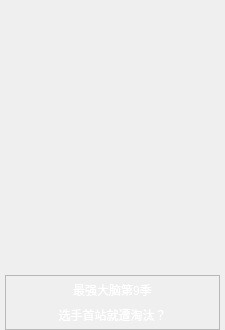
<?xml version="1.0" encoding="UTF-8"?>
<ui version="4.0">
 <class>MemberVideoItem</class>
 <widget class="QWidget" name="MemberVideoItem">
  <property name="geometry">
   <rect>
    <x>0</x>
    <y>0</y>
    <width>225</width>
    <height>330</height>
   </rect>
  </property>
  <property name="minimumSize">
   <size>
    <width>225</width>
    <height>330</height>
   </size>
  </property>
  <property name="windowTitle">
   <string>Form</string>
  </property>
  <layout class="QVBoxLayout" name="verticalLayout_4">
   <property name="spacing">
    <number>0</number>
   </property>
   <property name="leftMargin">
    <number>5</number>
   </property>
   <property name="topMargin">
    <number>10</number>
   </property>
   <property name="rightMargin">
    <number>5</number>
   </property>
   <property name="bottomMargin">
    <number>0</number>
   </property>
   <item>
    <layout class="QVBoxLayout" name="verticalLayout_item">
     <item>
      <widget class="VideoHeadItem" name="label_videoPic">
       <property name="minimumSize">
        <size>
         <width>210</width>
         <height>255</height>
        </size>
       </property>
       <property name="styleSheet">
        <string notr="true">#label_videoPic
{
border-radius: 10px;
background-color: transparent;
}</string>
       </property>
       <property name="text">
        <string/>
       </property>
      </widget>
     </item>
     <item>
      <widget class="QFrame" name="frame_info">
       <property name="minimumSize">
        <size>
         <width>0</width>
         <height>55</height>
        </size>
       </property>
       <property name="maximumSize">
        <size>
         <width>16777215</width>
         <height>55</height>
        </size>
       </property>
       <property name="frameShape">
        <enum>QFrame::StyledPanel</enum>
       </property>
       <property name="frameShadow">
        <enum>QFrame::Raised</enum>
       </property>
       <layout class="QVBoxLayout" name="verticalLayout_2">
        <property name="spacing">
         <number>0</number>
        </property>
        <property name="leftMargin">
         <number>0</number>
        </property>
        <property name="topMargin">
         <number>0</number>
        </property>
        <property name="rightMargin">
         <number>0</number>
        </property>
        <property name="bottomMargin">
         <number>0</number>
        </property>
        <item>
         <layout class="QVBoxLayout" name="verticalLayout">
          <property name="spacing">
           <number>0</number>
          </property>
          <item>
           <widget class="QPushButton" name="pushButton_intro">
            <property name="minimumSize">
             <size>
              <width>0</width>
              <height>25</height>
             </size>
            </property>
            <property name="maximumSize">
             <size>
              <width>16777215</width>
              <height>25</height>
             </size>
            </property>
            <property name="styleSheet">
             <string notr="true">QPushButton
{
color: white;
border-radius: 5px;
/*border: 1px solid #bcbebf;*/
background-color: transparent;
}

QPushButton:hover
{
color: #878787;
}</string>
            </property>
            <property name="text">
             <string>最强大脑第9季</string>
            </property>
           </widget>
          </item>
          <item>
           <widget class="QPushButton" name="pushButton_name">
            <property name="minimumSize">
             <size>
              <width>0</width>
              <height>25</height>
             </size>
            </property>
            <property name="maximumSize">
             <size>
              <width>16777215</width>
              <height>25</height>
             </size>
            </property>
            <property name="styleSheet">
             <string notr="true">QPushButton
{
color: white;
border-radius: 5px;
/*border: 1px solid #bcbebf;*/
background-color: transparent;
}

QPushButton:hover
{
color: #878787;
}</string>
            </property>
            <property name="text">
             <string>选手首站就遭淘汰？</string>
            </property>
           </widget>
          </item>
         </layout>
        </item>
       </layout>
      </widget>
     </item>
    </layout>
   </item>
  </layout>
 </widget>
 <customwidgets>
  <customwidget>
   <class>VideoHeadItem</class>
   <extends>QLabel</extends>
   <header location="global">mainwidget/VideoHeadItem.h</header>
  </customwidget>
 </customwidgets>
 <resources/>
 <connections/>
</ui>
